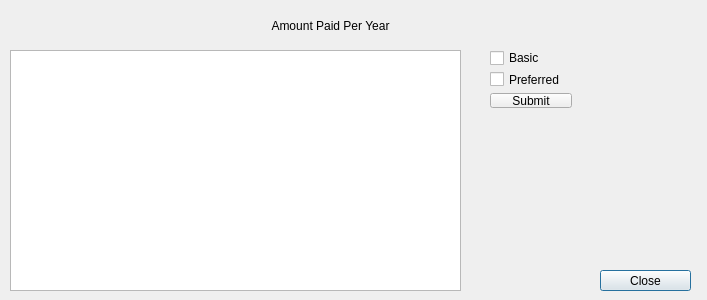
<?xml version="1.0" encoding="UTF-8"?>
<ui version="4.0">
 <class>amount_paid_yearly</class>
 <widget class="QDialog" name="amount_paid_yearly">
  <property name="geometry">
   <rect>
    <x>0</x>
    <y>0</y>
    <width>707</width>
    <height>300</height>
   </rect>
  </property>
  <property name="windowTitle">
   <string>Dialog</string>
  </property>
  <widget class="QLabel" name="title">
   <property name="geometry">
    <rect>
     <x>240</x>
     <y>10</y>
     <width>181</width>
     <height>31</height>
    </rect>
   </property>
   <property name="text">
    <string>Amount Paid Per Year</string>
   </property>
   <property name="alignment">
    <set>Qt::AlignCenter</set>
   </property>
  </widget>
  <widget class="QPushButton" name="close">
   <property name="geometry">
    <rect>
     <x>600</x>
     <y>270</y>
     <width>91</width>
     <height>21</height>
    </rect>
   </property>
   <property name="text">
    <string>Close</string>
   </property>
  </widget>
  <widget class="QTextBrowser" name="report">
   <property name="geometry">
    <rect>
     <x>10</x>
     <y>50</y>
     <width>451</width>
     <height>241</height>
    </rect>
   </property>
   <property name="html">
    <string>&lt;!DOCTYPE HTML PUBLIC &quot;-//W3C//DTD HTML 4.0//EN&quot; &quot;http://www.w3.org/TR/REC-html40/strict.dtd&quot;&gt;
&lt;html&gt;&lt;head&gt;&lt;meta name=&quot;qrichtext&quot; content=&quot;1&quot; /&gt;&lt;style type=&quot;text/css&quot;&gt;
p, li { white-space: pre-wrap; }
&lt;/style&gt;&lt;/head&gt;&lt;body style=&quot; font-family:'MS Shell Dlg 2'; font-size:8pt; font-weight:400; font-style:normal;&quot;&gt;
&lt;p style=&quot;-qt-paragraph-type:empty; margin-top:0px; margin-bottom:0px; margin-left:0px; margin-right:0px; -qt-block-indent:0; text-indent:0px; font-family:'MS Shell Dlg 2';&quot;&gt;&lt;br /&gt;&lt;/p&gt;&lt;/body&gt;&lt;/html&gt;</string>
   </property>
  </widget>
  <widget class="QWidget" name="">
   <property name="geometry">
    <rect>
     <x>490</x>
     <y>50</y>
     <width>82</width>
     <height>58</height>
    </rect>
   </property>
   <layout class="QGridLayout" name="gridLayout">
    <item row="0" column="0">
     <widget class="QCheckBox" name="basic">
      <property name="text">
       <string>Basic</string>
      </property>
     </widget>
    </item>
    <item row="1" column="0">
     <widget class="QCheckBox" name="preferred">
      <property name="text">
       <string>Preferred</string>
      </property>
     </widget>
    </item>
    <item row="2" column="0">
     <widget class="QPushButton" name="submit">
      <property name="text">
       <string>Submit</string>
      </property>
     </widget>
    </item>
   </layout>
  </widget>
 </widget>
 <resources/>
 <connections/>
</ui>
